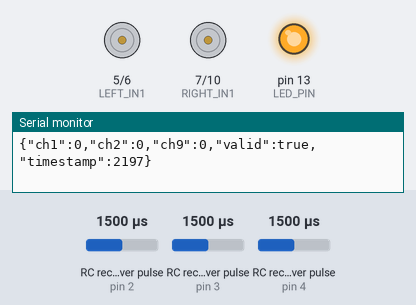
Simulated run of this sketch. Board: Arduino Uno, built with avr-gcc and run on an emulated ATmega328P. Parts: motor-driver pin pairs drawn as motors (green arrow = first pin HIGH = forward, orange = second pin HIGH = backward, longer = more drive, scaled by the enable pin), output pins drawn as LEDs (lit = HIGH), the last lines printed to the serial monitor. Wiring (inferred from the names in the program): 3 × RC receiver channel: data pin 2 / data pin 3 / data pin 4. The test bench sets the inputs (shaded band); at power-on: RC receiver pulse (sensors on pin 2, pin 3, pin 4) 1500 µs.

Above: at 2.2 s.
2.3 s: RC receiver pulse (sensor on pin 2) set to 1020 µs
At 3.5 s:
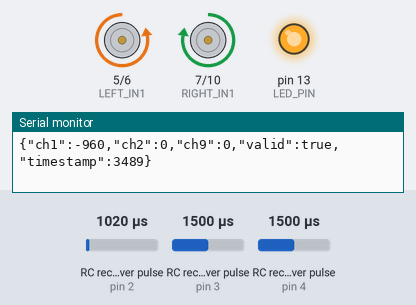
5.3 s: RC receiver pulse (sensor on pin 3) set to 1980 µs
At 6.5 s:
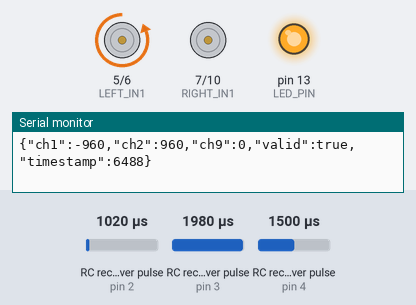
8.3 s: RC receiver pulse (sensor on pin 2) set to 1250 µs
At 11.0 s:
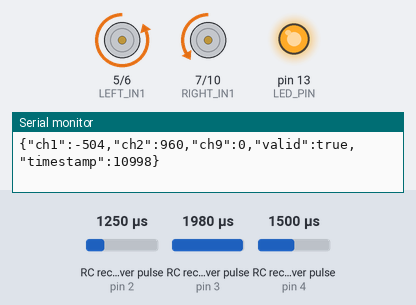
11.3 s: RC receiver pulse (sensor on pin 4) set to 1750 µs
14.3 s: RC receiver pulse (sensor on pin 2) set to 1500 µs
At 16.1 s:
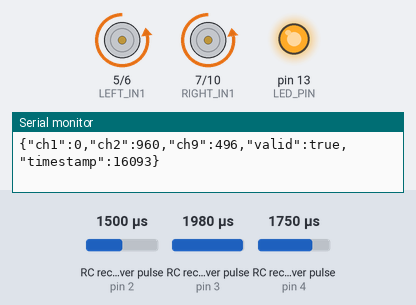
17.3 s: RC receiver pulse (sensor on pin 3) set to 1500 µs
Timing chart, 0 to 21.3 s (numbered marks = the images above; inputs shaded):
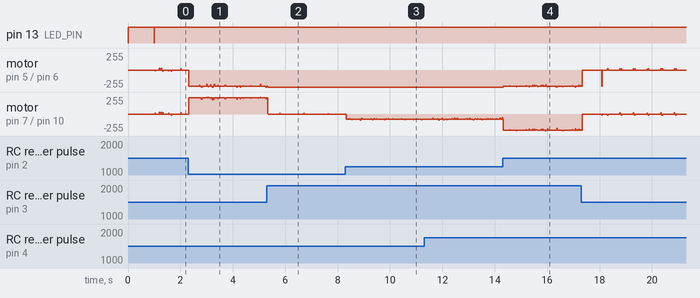

The sketch:

rover_arduino_motor_controller.ino
```cpp
#include <PinChangeInterrupt.h>

// RC Pin definitions
#define CH1_PIN 2  // Forward/Reverse (Throttle)
#define CH2_PIN 3  // Steering
#define CH9_PIN 4  // Mode Switch (3-position)
#define LED_PIN 13 // Status LED

// Motor control pins (as specified by user)
#define LEFT_IN1 5    // Left motor direction 1 (D5)
#define LEFT_IN2 6    // Left motor direction 2 (D6)
#define LEFT_ENA 9    // Left motor enable/speed (D9) - PWM capable
#define RIGHT_IN1 7   // Right motor direction 1 (D7)
#define RIGHT_IN2 10  // Right motor direction 2 (D10)
#define RIGHT_ENA 11  // Right motor enable/speed (D11) - PWM capable

// RC signal parameters
#define RC_MIN_PULSE 1000
#define RC_MAX_PULSE 2000
#define RC_CENTER_PULSE 1500
#define RC_DEADBAND 50
#define RC_TIMEOUT 100  // milliseconds

// Serial communication
#define SERIAL_BAUD 115200
#define SERIAL_TIMEOUT 10

// Motor control parameters
#define MOTOR_PWM_FREQ 1000  // 1kHz PWM frequency

// Global variables for PWM reading
volatile unsigned long ch1_start_time = 0;
volatile unsigned long ch2_start_time = 0;
volatile unsigned long ch9_start_time = 0;
volatile unsigned long ch1_pulse_width = 1500;
volatile unsigned long ch2_pulse_width = 1500;
volatile unsigned long ch9_pulse_width = 1500;
volatile unsigned long ch1_last_time = 0;
volatile unsigned long ch2_last_time = 0;
volatile unsigned long ch9_last_time = 0;

// Signal validation
unsigned long last_valid_signal = 0;
bool signal_valid = false;

// Motor control variables
int left_motor_speed = 0;   // -255 to +255
int right_motor_speed = 0;  // -255 to +255

// Control mode variables
enum ControlMode {
  MODE_FAILSAFE,    // CH9 < -500
  MODE_MANUAL,      // CH9 -500 to +500
  MODE_AUTONOMOUS   // CH9 > +500
};
ControlMode current_mode = MODE_FAILSAFE;

// Data structure for RC communication
struct RCData {
  int ch1_value;
  int ch2_value;
  int ch9_value;
  bool valid;
  unsigned long timestamp;
};

// Data structure for motor commands from Pi
struct MotorCommand {
  int left_speed;   // -255 to +255
  int right_speed;  // -255 to +255
};

void setup() {
  // Initialize serial communication
  Serial.begin(SERIAL_BAUD);
  Serial.setTimeout(SERIAL_TIMEOUT);

  // Configure RC input pins
  pinMode(CH1_PIN, INPUT);
  pinMode(CH2_PIN, INPUT);
  pinMode(CH9_PIN, INPUT);
  pinMode(LED_PIN, OUTPUT);

  // Configure motor output pins
  pinMode(LEFT_IN1, OUTPUT);
  pinMode(LEFT_IN2, OUTPUT);
  pinMode(LEFT_ENA, OUTPUT);
  pinMode(RIGHT_IN1, OUTPUT);
  pinMode(RIGHT_IN2, OUTPUT);
  pinMode(RIGHT_ENA, OUTPUT);

  // Initialize motors to stopped state
  stopMotors();

  // Attach pin change interrupts for RC signals
  attachPinChangeInterrupt(digitalPinToPinChangeInterrupt(CH1_PIN), ch1_interrupt, CHANGE);
  attachPinChangeInterrupt(digitalPinToPinChangeInterrupt(CH2_PIN), ch2_interrupt, CHANGE);
  attachPinChangeInterrupt(digitalPinToPinChangeInterrupt(CH9_PIN), ch9_interrupt, CHANGE);

  // Initialize timing
  last_valid_signal = millis();

  // Status indication
  digitalWrite(LED_PIN, HIGH);
  delay(1000);
  digitalWrite(LED_PIN, LOW);

  Serial.println("Arduino Motor Controller Initialized");
  Serial.println("Pins: LEFT(D5,D6,D9) RIGHT(D7,D10,D11)");
}

void loop() {
  // Check signal validity
  checkSignalValidity();

  // Process and send RC data
  processRCData();

  // Determine control mode
  updateControlMode();

  // Handle motor control based on mode
  if (current_mode == MODE_MANUAL) {
    processRCMotorControl();
  } else if (current_mode == MODE_AUTONOMOUS) {
    // Process incoming motor commands from Pi
    processMotorCommands();
  } else {
    // Failsafe mode - stop motors
    stopMotors();
  }

  // Update status LED
  updateStatusLED();

  // Small delay for stability
  delay(10);
}

// RC Interrupt handlers
void ch1_interrupt() {
  if (digitalRead(CH1_PIN) == HIGH) {
    ch1_start_time = micros();
  } else {
    unsigned long pulse_time = micros() - ch1_start_time;
    if (pulse_time > RC_MIN_PULSE && pulse_time < RC_MAX_PULSE) {
      ch1_pulse_width = pulse_time;
      ch1_last_time = millis();
    }
  }
}

void ch2_interrupt() {
  if (digitalRead(CH2_PIN) == HIGH) {
    ch2_start_time = micros();
  } else {
    unsigned long pulse_time = micros() - ch2_start_time;
    if (pulse_time > RC_MIN_PULSE && pulse_time < RC_MAX_PULSE) {
      ch2_pulse_width = pulse_time;
      ch2_last_time = millis();
    }
  }
}

void ch9_interrupt() {
  if (digitalRead(CH9_PIN) == HIGH) {
    ch9_start_time = micros();
  } else {
    unsigned long pulse_time = micros() - ch9_start_time;
    if (pulse_time > RC_MIN_PULSE && pulse_time < RC_MAX_PULSE) {
      ch9_pulse_width = pulse_time;
      ch9_last_time = millis();
    }
  }
}

void checkSignalValidity() {
  unsigned long current_time = millis();

  // Check if all channels have recent updates
  bool ch1_fresh = (current_time - ch1_last_time) < RC_TIMEOUT;
  bool ch2_fresh = (current_time - ch2_last_time) < RC_TIMEOUT;
  bool ch9_fresh = (current_time - ch9_last_time) < RC_TIMEOUT;

  signal_valid = ch1_fresh && ch2_fresh && ch9_fresh;

  if (signal_valid) {
    last_valid_signal = current_time;
  }
}

void processRCData() {
  RCData rc_data;

  // Convert pulse widths to standardized values (-1000 to 1000)
  rc_data.ch1_value = map(constrain(ch1_pulse_width, RC_MIN_PULSE, RC_MAX_PULSE),
                         RC_MIN_PULSE, RC_MAX_PULSE, -1000, 1000);
  rc_data.ch2_value = map(constrain(ch2_pulse_width, RC_MIN_PULSE, RC_MAX_PULSE),
                         RC_MIN_PULSE, RC_MAX_PULSE, -1000, 1000);
  rc_data.ch9_value = map(constrain(ch9_pulse_width, RC_MIN_PULSE, RC_MAX_PULSE),
                         RC_MIN_PULSE, RC_MAX_PULSE, -1000, 1000);

  // Apply deadband to center channels (but not ch9 - it's a 3-position switch)
  rc_data.ch1_value = applyDeadband(rc_data.ch1_value, RC_DEADBAND);
  rc_data.ch2_value = applyDeadband(rc_data.ch2_value, RC_DEADBAND);

  // Set validity and timestamp
  rc_data.valid = signal_valid;
  rc_data.timestamp = millis();

  // Send data via serial
  sendRCData(rc_data);
}

int applyDeadband(int value, int deadband) {
  if (abs(value) < deadband) {
    return 0;
  }
  return value;
}

void sendRCData(RCData data) {
  // Send structured data as JSON for easy parsing
  Serial.print("{\"ch1\":");
  Serial.print(data.ch1_value);
  Serial.print(",\"ch2\":");
  Serial.print(data.ch2_value);
  Serial.print(",\"ch9\":");
  Serial.print(data.ch9_value);
  Serial.print(",\"valid\":");
  Serial.print(data.valid ? "true" : "false");
  Serial.print(",\"timestamp\":");
  Serial.print(data.timestamp);
  Serial.println("}");
}

void processMotorCommands() {
  // Check if Pi has sent motor commands
  if (Serial.available() > 0) {
    String command = Serial.readStringUntil('\n');
    command.trim();

    // Parse motor command JSON: {"left":speed,"right":speed}
    if (command.startsWith("{") && command.endsWith("}")) {
      int leftStart = command.indexOf("\"left\":");
      int rightStart = command.indexOf("\"right\":");

      if (leftStart != -1 && rightStart != -1) {
        // Extract left motor speed
        leftStart += 7; // Skip "left":
        int leftEnd = command.indexOf(",", leftStart);
        if (leftEnd == -1) leftEnd = command.indexOf("}", leftStart);
        int leftSpeed = command.substring(leftStart, leftEnd).toInt();

        // Extract right motor speed
        rightStart += 8; // Skip "right":
        int rightEnd = command.indexOf("}", rightStart);
        int rightSpeed = command.substring(rightStart, rightEnd).toInt();

        // Apply motor commands
        setMotorSpeeds(leftSpeed, rightSpeed);

        // Send acknowledgment
        Serial.print("{\"motor_ack\":{\"left\":");
        Serial.print(leftSpeed);
        Serial.print(",\"right\":");
        Serial.print(rightSpeed);
        Serial.println("}}");
      }
    }
  }
}

void setMotorSpeeds(int left_speed, int right_speed) {
  // Constrain speeds to valid range
  left_speed = constrain(left_speed, -255, 255);
  right_speed = constrain(right_speed, -255, 255);

  // Store current speeds
  left_motor_speed = left_speed;
  right_motor_speed = right_speed;

  // Control left motor
  setMotor(LEFT_IN1, LEFT_IN2, LEFT_ENA, left_speed);

  // Control right motor (inverted direction)
  setMotor(RIGHT_IN1, RIGHT_IN2, RIGHT_ENA, -right_speed);
}

void setMotor(int in1_pin, int in2_pin, int ena_pin, int speed) {
  // Determine direction and PWM value
  if (speed > 0) {
    // Forward direction
    digitalWrite(in1_pin, HIGH);
    digitalWrite(in2_pin, LOW);
    analogWrite(ena_pin, speed);
  } else if (speed < 0) {
    // Reverse direction
    digitalWrite(in1_pin, LOW);
    digitalWrite(in2_pin, HIGH);
    analogWrite(ena_pin, -speed);  // Use absolute value for PWM
  } else {
    // Stop motor
    digitalWrite(in1_pin, LOW);
    digitalWrite(in2_pin, LOW);
    analogWrite(ena_pin, 0);
  }
}

void stopMotors() {
  setMotorSpeeds(0, 0);
}

void updateControlMode() {
  // Update control mode based on CH9 (mode switch)
  RCData rc_data;
  rc_data.ch9_value = map(constrain(ch9_pulse_width, RC_MIN_PULSE, RC_MAX_PULSE),
                         RC_MIN_PULSE, RC_MAX_PULSE, -1000, 1000);

  ControlMode new_mode;
  if (!signal_valid) {
    new_mode = MODE_FAILSAFE;
  } else if (rc_data.ch9_value < -500) {
    new_mode = MODE_FAILSAFE;
  } else if (rc_data.ch9_value > 500) {
    new_mode = MODE_AUTONOMOUS;
  } else {
    new_mode = MODE_MANUAL;
  }

  // Print mode changes
  if (new_mode != current_mode) {
    current_mode = new_mode;
    Serial.print("{\"mode_change\":\"");
    switch(current_mode) {
      case MODE_FAILSAFE: Serial.print("FAILSAFE"); break;
      case MODE_MANUAL: Serial.print("MANUAL"); break;
      case MODE_AUTONOMOUS: Serial.print("AUTONOMOUS"); break;
    }
    Serial.println("\"}");
  }
}

void processRCMotorControl() {
  // Convert RC inputs to motor commands (tank/differential steering)
  int ch1_value = map(constrain(ch1_pulse_width, RC_MIN_PULSE, RC_MAX_PULSE),
                     RC_MIN_PULSE, RC_MAX_PULSE, -1000, 1000);
  int ch2_value = map(constrain(ch2_pulse_width, RC_MIN_PULSE, RC_MAX_PULSE),
                     RC_MIN_PULSE, RC_MAX_PULSE, -1000, 1000);

  // Apply deadband
  ch1_value = applyDeadband(ch1_value, RC_DEADBAND);
  ch2_value = applyDeadband(ch2_value, RC_DEADBAND);

  // Calculate differential steering
  // CH1 = forward/reverse (throttle)
  // CH2 = left/right (steering)

  int throttle = ch1_value;  // Forward/reverse
  int steering = ch2_value;  // Left/right steering

  // Improved differential steering mixing with scaling
  // Scale inputs to percentage first (-100 to +100)
  int throttle_pct = map(throttle, -1000, 1000, -100, 100);
  int steering_pct = map(steering, -1000, 1000, -100, 100);

  // Calculate motor percentages with corrected steering direction
  int left_pct = throttle_pct - steering_pct;   // Subtract steering from left (corrected)
  int right_pct = throttle_pct + steering_pct;  // Add steering to right (corrected)

  // Scale down if either motor exceeds 100% to prevent clipping
  int max_abs = max(abs(left_pct), abs(right_pct));
  if (max_abs > 100) {
    left_pct = (left_pct * 100) / max_abs;
    right_pct = (right_pct * 100) / max_abs;
  }

  // Convert to motor PWM values (-255 to +255)
  int left_speed = map(left_pct, -100, 100, -255, 255);
  int right_speed = map(right_pct, -100, 100, -255, 255);

  // Apply motor commands
  setMotorSpeeds(left_speed, right_speed);
}

void updateStatusLED() {
  static unsigned long last_blink = 0;
  static bool led_state = false;
  unsigned long current_time = millis();

  if (signal_valid) {
    // Solid LED when signal is valid
    digitalWrite(LED_PIN, HIGH);
  } else {
    // Blink LED when signal is invalid
    if (current_time - last_blink > 500) {
      led_state = !led_state;
      digitalWrite(LED_PIN, led_state);
      last_blink = current_time;
    }
  }
}
```
